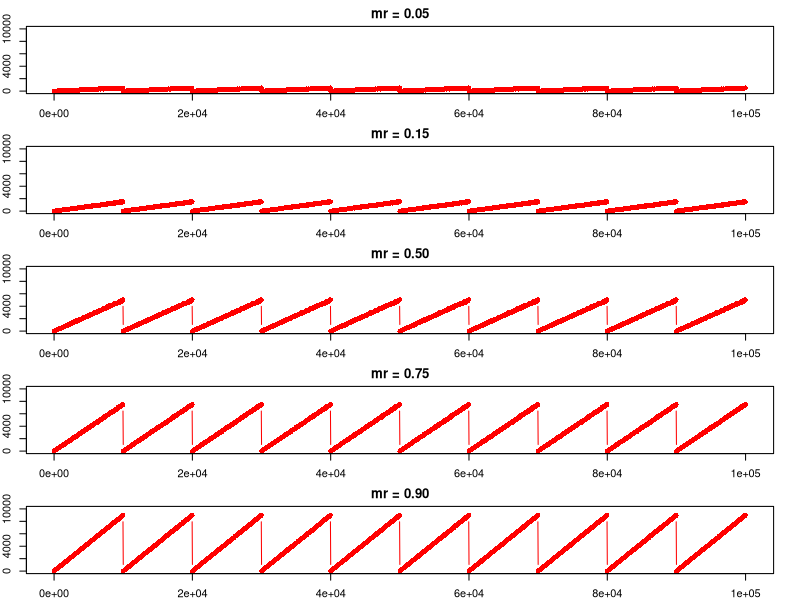

This chart was generated by the following R code:
## ---- chunk 1
poploop <- seq(10, 100000, by = 50)

mr1 <- 0.05
mr1out <- c()
mr2 <- 0.15
mr2out <- c()
mr3 <- 0.5
mr3out <- c()
mr4 <- 0.75
mr4out <- c()
mr5 <- 0.9
mr5out <- c()

for(i in 1:200){
  mr1out[i] <- rbinom(n = 1, size = poploop[i], prob = mr1)
  mr2out[i] <- rbinom(n = 1, size = poploop[i], prob = mr2)
  mr3out[i] <- rbinom(n = 1, size = poploop[i], prob = mr3)
  mr4out[i] <- rbinom(n = 1, size = poploop[i], prob = mr4)
  mr5out[i] <- rbinom(n = 1, size = poploop[i], prob = mr5)
}

mr1_plot <- data.frame(popsize = poploop, out = mr1out)
mr2_plot <- data.frame(popsize = poploop, out = mr2out)
mr3_plot <- data.frame(popsize = poploop, out = mr3out)
mr4_plot <- data.frame(popsize = poploop, out = mr4out)
mr5_plot <- data.frame(popsize = poploop, out = mr5out)

par(mfrow = c(5, 1), mar=c(2,2,2,2))
plot(x = mr1_plot$popsize, y = mr1_plot$out, col = "red", pch = 16, type = "b",
     xlab = "Population Size",  ylab = "Maturation", main="mr = 0.05", xlim = c(0, 100050), ylim = c(0, 10000))
plot(x = mr2_plot$popsize, y = mr2_plot$out, col = "red", pch = 16, type = "b",
     xlab = "Population Size",  ylab = "Maturation", main="mr = 0.15", xlim = c(0, 100050), ylim = c(0, 10000))
plot(x = mr3_plot$popsize, y = mr3_plot$out, col = "red", pch = 16, type = "b",
     xlab = "Population Size",  ylab = "Maturation", main="mr = 0.50", xlim = c(0, 100050), ylim = c(0, 10000))
plot(x = mr4_plot$popsize, y = mr4_plot$out, col = "red", pch = 16, type = "b",
     xlab = "Population Size", ylab = "Maturation", main="mr = 0.75", xlim = c(0, 100050), ylim = c(0, 10000))
plot(x = mr5_plot$popsize, y = mr5_plot$out, col = "red", pch = 16, type = "b",
     xlab = "Population Size", ylab = "Maturation", main="mr = 0.90", xlim = c(0, 100050), ylim = c(0, 10000))

